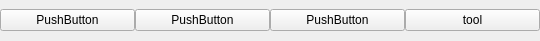
<?xml version="1.0" encoding="UTF-8"?>
<ui version="4.0">
 <class>ViewTool</class>
 <widget class="QWidget" name="ViewTool">
  <property name="geometry">
   <rect>
    <x>0</x>
    <y>0</y>
    <width>540</width>
    <height>41</height>
   </rect>
  </property>
  <property name="maximumSize">
   <size>
    <width>16777215</width>
    <height>16777215</height>
   </size>
  </property>
  <property name="windowTitle">
   <string>Form</string>
  </property>
  <layout class="QGridLayout" name="gridLayout">
   <property name="leftMargin">
    <number>0</number>
   </property>
   <property name="topMargin">
    <number>0</number>
   </property>
   <property name="rightMargin">
    <number>0</number>
   </property>
   <property name="bottomMargin">
    <number>0</number>
   </property>
   <property name="spacing">
    <number>0</number>
   </property>
   <item row="0" column="1">
    <widget class="QPushButton" name="pushButton_3">
     <property name="text">
      <string>PushButton</string>
     </property>
    </widget>
   </item>
   <item row="0" column="3">
    <widget class="QPushButton" name="pushButton_2">
     <property name="text">
      <string>tool</string>
     </property>
    </widget>
   </item>
   <item row="0" column="2">
    <widget class="QPushButton" name="pushButton">
     <property name="text">
      <string>PushButton</string>
     </property>
    </widget>
   </item>
   <item row="0" column="0">
    <widget class="QPushButton" name="pushButton_4">
     <property name="text">
      <string>PushButton</string>
     </property>
    </widget>
   </item>
  </layout>
 </widget>
 <resources>
  <include location="TestTool.qrc"/>
 </resources>
 <connections/>
</ui>
